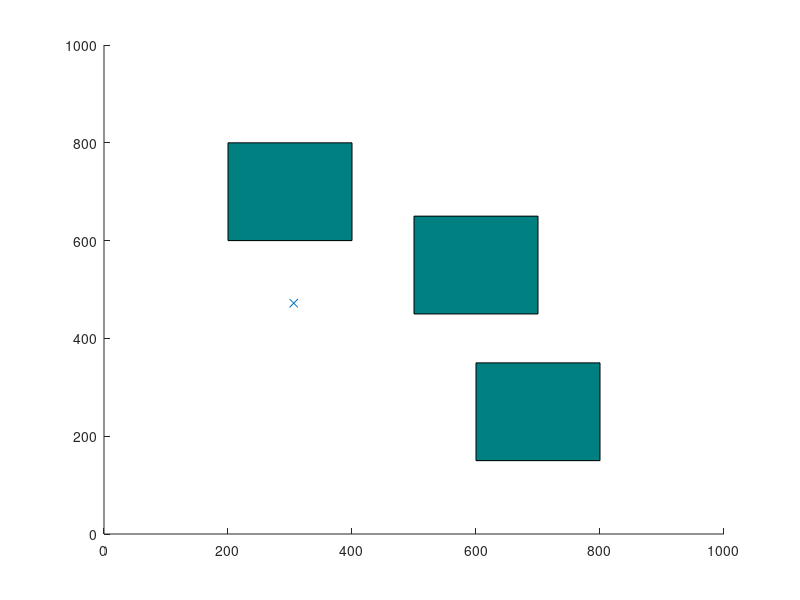

MATLAB code to generate this figure: (Note: this script raises an error after producing the figure.)
clearvars
close all
addpath('function')
x_max = 1000;
y_max = 1000;
obstacle1 = [500, 450, 200, 200];
obstacle2 = [200, 600, 200, 200];
obstacle3 = [600, 150, 200, 200];
numNodes = 3000;
EPS = 20;

q_start.coord = [0 0];
q_start.cost = 0;
q_start.parent = 0;
q_goal.coord = [999 999];
q_goal.cost = 0;

nodes(1) = q_start;
figure(1)
axis([0 x_max 0 y_max])
rectangle('Position', obstacle1, 'FaceColor', [0,.5,.5])
hold on
rectangle('Position', obstacle2, 'FaceColor', [0,.5,.5])
hold on
rectangle('Position', obstacle3, 'FaceColor', [0,.5,.5])
hold on

for i = 1:numNodes
    if rand > 0 && rand < 0.2
        q_rand = q_goal.coord;
    else
        q_rand = [floor(rand(1)*x_max) floor(rand(1)*y_max)];
    end
    plot(q_rand(1), q_rand(2), 'x', 'Color', [0 0.4470 0.7410]);

    for j = 1:length(nodes)
        if nodes(j).coord == q_goal.coord
            break
        end
    end

    ndist = [];
    for j = 1:length(nodes)
        tmp = dist(nodes(j).coord, q_rand);
        ndist = [ndist tmp];
    end
    [val, idx] = min(ndist);
    q_near = nodes(idx);

    q_new.coord = steer(q_rand, q_near.coord, val, EPS);
    if noCollision(q_rand, q_near.coord, obstacle1) ...
    && noCollision(q_rand, q_near.coord, obstacle2) ...
    && noCollision(q_rand, q_near.coord, obstacle3)
        line([q_near.coord(1), q_new.coord(1)], [q_near.coord(2), q_new.coord(2)], 'Color', 'k', 'LineWidth', 2);
        drawnow
        hold on
        q_new.cost = dist(q_new.coord, q_near.coord) + q_near.cost;
        for j = 1: length(nodes)
            if nodes(j).coord == q_near.coord
                q_new.parent = j;
            end
        end

        nodes = [nodes q_new];

        if q_goal.coord(1) - q_new.coord(1) < EPS && q_goal.coord(2) - q_new.coord(2) < EPS
            line([q_new.coord(1), q_goal.coord(1)], [q_new.coord(2), q_goal.coord(2)], 'Color', 'k', 'LineWidth', 2);
            drawnow
            hold on
            for j = 1:length(nodes)
                if nodes(j).coord == q_new.coord
                    q_goal.parent = j;
                end
            end
            break
        end
    end
end

q_end = q_goal;
while q_end.parent ~= 0
    while noCollision(q_end.coord, nodes(q_end.parent).coord, obstacle1)...
    && noCollision(q_end.coord, nodes(q_end.parent).coord, obstacle2)...
    && noCollision(q_end.coord, nodes(q_end.parent).coord, obstacle3)...
    && nodes(q_end.parent).parent ~= 0 ...
    && noCollision(q_end.coord, nodes(nodes(q_end.parent).parent).coord, obstacle1) ...
    && noCollision(q_end.coord, nodes(nodes(q_end.parent).parent).coord, obstacle2) ...
    && noCollision(q_end.coord, nodes(nodes(q_end.parent).parent).coord, obstacle3) 
            q_end.parent = nodes(q_end.parent).parent;
    end
    
    start = q_end.parent;
    line([q_end.coord(1), nodes(start).coord(1)], [q_end.coord(2), nodes(start).coord(2)], 'Color','r', 'LineWidth', 2);
    drawnow
    hold on
    q_end = nodes(start);   
end

